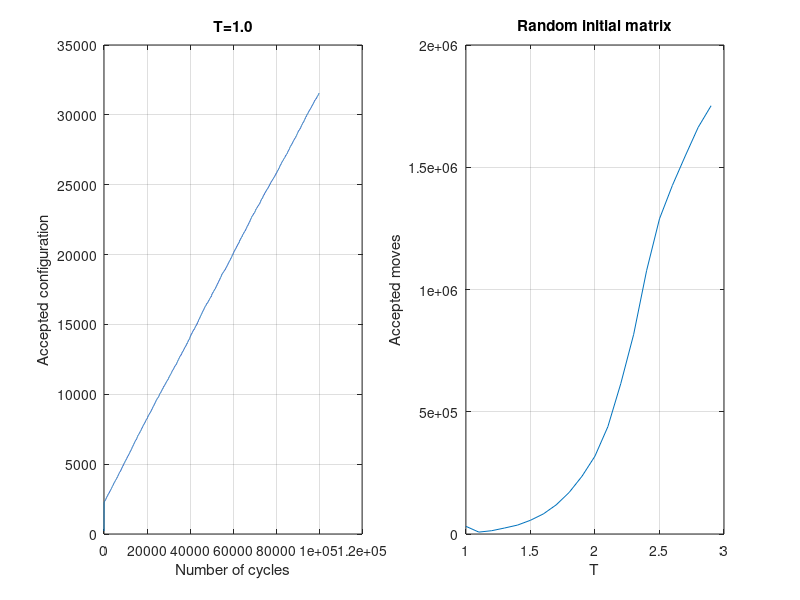
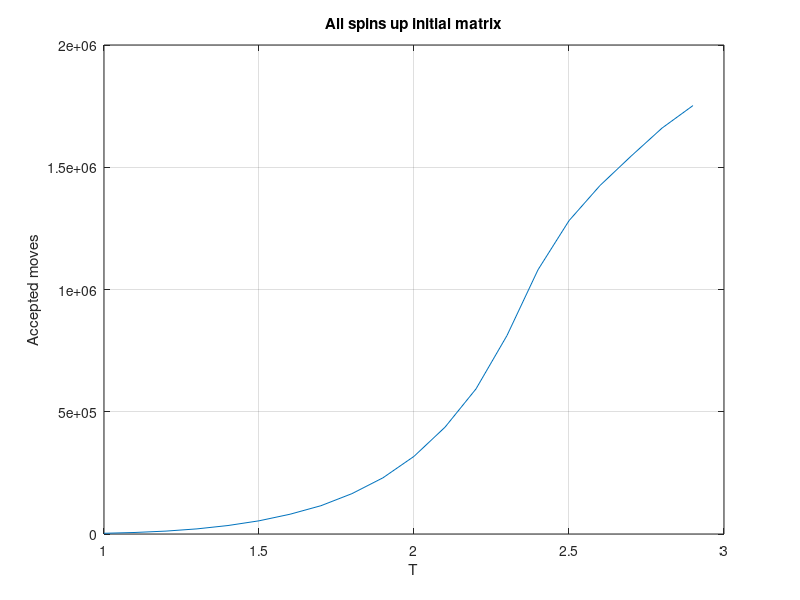
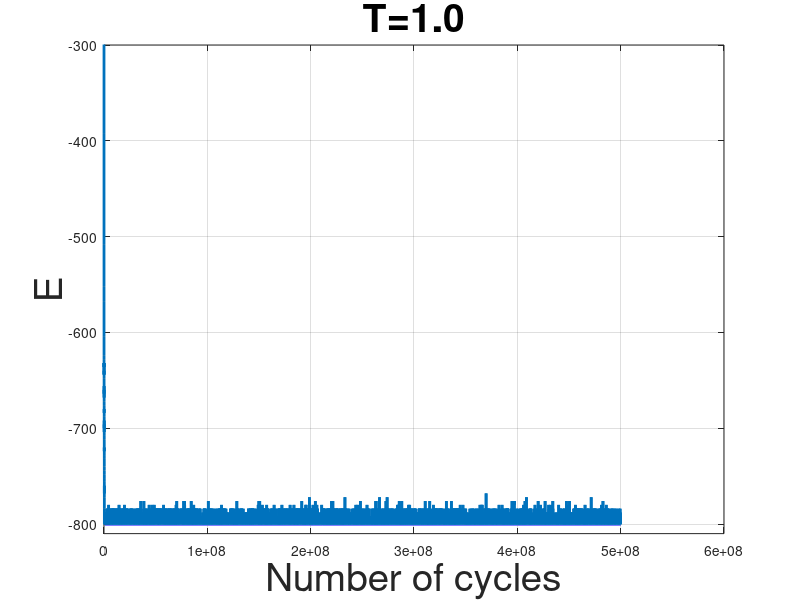
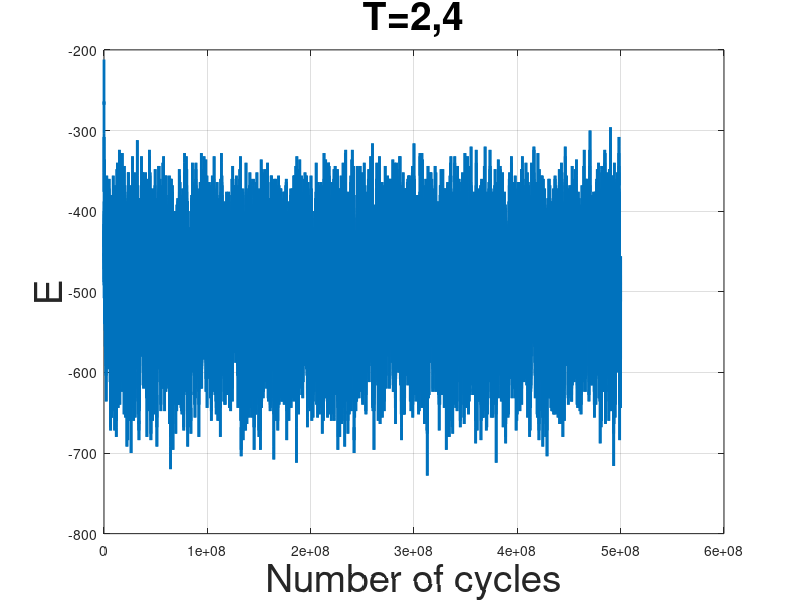

Reproduce these figures in MATLAB, in order. (Note: this script raises an error after producing the figures.)
%% load files 
clc
close all
clear all
A1=load('acceptanceMCrandom1.000000.txt');
A2=load('acceptanceMCrandom2.400000.txt');

A3=load('acceptanceMCup1.000000.txt');
A4=load('acceptanceMCup2.400000.txt');

a=load('TempAcceptanceRandom.txt');
b=load('TempAcceptanceUp.txt');

E1=load('energy1.000000.txt');
E24=load('energy2.400000.txt');

M1=load('magnetization1.000000.txt');
M24=load('magnetization2.400000.txt');


%% acceptance random for t=1.0 an t=2.4
cycles1=linspace(1,length(A1),length(A1));
subplot(1,2,1)
plot(cycles1,A1)
title('T=1.0');
xlabel('Number of cycles')
ylabel('Accepted configuration')
grid on
subplot(1,2,2)
plot (cycles1,A2)
title('T=2.4')
xlabel('Number of cycles')
ylabel('Accepted configuration')
grid on




%% acceptance ordered for t=1.0 and t=2.4
cycles2=linspace(1,length(A3),length(A3));
subplot(1,2,1)
plot(cycles2,A3);
title('T=1.0');
xlabel('Number of cycles')
ylabel('Accepted configuration')
grid on
subplot(1,2,2)
plot(cycles2,A4)
title('T=2.4');
xlabel('Number of cycles')
ylabel('Accepted configuration')
grid on


%% acceptance vs temperature



figure(1)
plot(a(:,1),a(:,2));
title('Random initial matrix')
xlabel('T')
ylabel('Accepted moves')
grid on


figure(2)
plot(b(:,1),b(:,2));
title('All spins up initial matrix')
xlabel('T')
ylabel('Accepted moves')
grid on 

%% energyplots for t=1.0 and t=2.4

cyclesE1=linspace(1,length(E1),length(E1))*5000;
cyclesE24=linspace(1,length(E24),length(E24))*5000;

figure(3)

plot(cyclesE1,E1,'linewidth',2)
title('T=1.0', 'fontsize',28)
xlabel('Number of cycles', 'fontsize',28)
ylabel('E','fontsize',28)
ylim([-810,-300])
grid on

figure(4)

plot(cyclesE24,E24,'linewidth',2)
title('T=2,4','fontsize',28)
xlabel('Number of cycles','fontsize',28)
ylabel('E','fontsize',28)
 
grid on





%%
figure(5)

%M1=abs(M1);
plot(cyclesE1,M1,'linewidth',2)
title('T=1.0','fontsize',28)
xlabel('Number of cycles','fontsize',28)
ylabel('M','fontsize',28)

grid on


figure(6)

%M24=abs(M24);
plot(cyclesE24,M24,'linewidth',2);
title('T=2.4','fontsize',28);
xlabel('number of cycles','fontsize',28)
ylabel('M','fontsize',28)
grid on


%% number of appeareances per energy 
E1=load('energy1.000000.txt');
E125=load('energy1.250000.txt');
E15=load('energy1.500000.txt');
E175=load('energy1.750000.txt');
E2=load('energy2.000000.txt');
E225=load('energy2.250000.txt');
E25=load('energy2.500000.txt');
E275=load('energy2.750000.txt');
E3=load('energy3.000000.txt');


edges1 = unique(E1);
edges125 = unique(E125);
edges15 = unique(E15);
edges175 = unique(E175);
edges2 = unique(E2);
edges225 = unique(E225);
edges25 = unique(E25);
edges275 = unique(E275);
edges3 = unique(E3);


counts1 = histc(E1(:), edges1);
counts125 = histc(E125(:), edges125);
counts15 = histc(E15(:), edges15);
counts175 = histc(E175(:), edges175);
counts2 = histc(E2(:), edges2);
counts225 = histc(E225(:), edges225);
counts25 = histc(E25(:), edges25);
counts275 = histc(E275(:), edges275);
counts3 = histc(E3(:), edges3);



figure(7)
hold all
plot (edges1,counts1,'linewidth',2);
plot (edges125,counts125,'linewidth',2);
plot (edges15,counts15,'linewidth',2);
plot (edges175,counts175,'linewidth',2);
plot (edges2,counts2,'linewidth',2);
plot (edges225,counts225,'linewidth',2);
plot (edges25,counts25,'linewidth',2);
plot (edges275,counts275,'linewidth',2);
plot (edges3,counts3,'linewidth',2);
title('Random initial matrix for varying temperature','fontsize',28)
l=legend('1.0','1.25','1.5','1.75','2.0','2,25','2,5','2.75','3.0')
l.FontSize=28;
ylabel('number of occurences')
xlabel('Energy')
grid on
xlim([-800,-100])

skwedd=skewness(E225);
Skrfgqw=skewness(275)
%%
E24=load('energy2.400000.txt');
edges24 = unique(E24);
counts24 = histc(E24(:), edges24);


figure(8)
plot (edges24,counts24,'linewidth',2);
title('T=2.4')
xlabel('Energy')
ylabel('number of occurances')

meanE= mean(E24)
medaiE=median(E24)
skew=skewness(E24)


%% Energy RANDOM matrix
E24=load('CumEnergyRAND2.400000.txt');
E1=load('CumEnergyRAND1.000000.txt');
UE24=load('CumEnergyUP2.400000.txt');
UE1=load('CumEnergyUP1.000000.txt');


avg1=E1(:,2)./E1(:,1);
avg24=E24(:,2)./E24(:,1);
Uavg1=UE1(:,2)./UE1(:,1);
Uavg24=UE24(:,2)./UE24(:,1);

figure(9)
hold on
plot(E1(:,1),avg1,'linewidth',2);
plot(UE1(:,1),Uavg1,'linewidth',2);
title('Average energy when T=1.0','fontsize',28)
xlabel('Monte carlo cycles','fontsize',28);
ylabel('Average Energy','fontsize',28)
p=legend('Random Matrix','Up matrix')
ylim([-810,-200])
p.FontSize=28;
grid on

figure(10)
hold on
plot(E24(:,1),avg24,'linewidth',2);
plot(UE24(:,1),Uavg24,'linewidth',2);
title('Average energy when T=2.4','fontsize',28)
xlabel('Monte carlo cycles','fontsize',28);
ylabel('Average Energy','fontsize',28)
l=legend('Random Matrix','Up matrix')
l.FontSize=28;
grid on

%% magnetization RAND and UP matrix
UM24=load('CumMagneUP2.400000.txt');
UM1=load('CumMagneUP1.000000.txt');
M24=load('CumMagneRAND2.400000.txt');
M1=load('CumMagneRAND1.000000.txt');



avgM1=(M1(:,2)./M1(:,1));
avgM24=M24(:,2)./M24(:,1);
UavgM1=(UM1(:,2)./UM1(:,1));
UavgM24=UM24(:,2)./UM24(:,1);


figure(11)
hold on
plot(M1(:,1),avgM1,'linewidth',2);
plot(UM1(:,1),UavgM1,'linewidth',2);
title('Average absolute magnetization when T=1.0','fontsize',28)
p=legend('Random Matrix','Up matrix')
p.FontSize=28;
xlabel('Monte carlo cycles','fontsize',28);
ylabel('Average Absolute magnetization','fontsize',28)
ylim([50,410])
grid on

figure(12)
hold on
plot(M24(:,1),avgM24,'linewidth',2);
plot(UM24(:,1),UavgM24,'linewidth',2);
title('Average absolute magnetization when T=2.4','fontsize',28)
l=legend('Random Matrix','Up matrix')
l.FontSize=28;
xlabel('Monte carlo cycles','fontsize',28);
ylabel('Average Absolute magnetization','fontsize',28)
grid on


%% Magnetization up matrix
UM24=load('CumMagneUP2.400000.txt');
UM1=load('CumMagneUP1.000000.txt');



UavgM1=(UM1(:,2)./UM1(:,1));
UavgM24=UM24(:,2)./UM24(:,1);

figure(15)
plot(UM1(:,1),UavgM1,'linewidth',2);
title('Average absolute magnetization when T=1.0','fontsize',28)
xlabel('Monte carlo cycles','fontsize',28);
ylabel('Absolute magnetizm','fontsize',28)
grid on

figure(16)
plot(UM24(:,1),UavgM24,'linewidth',2);
title('Average absolute magnetization when T=2.4','fontsize',28)
xlabel('Monte carlo cycles','fontsize',28);
ylabel('Absolute magnetism','fontsize',28)
grid on


%% Energy UP matrix


UE1(1,2)=UE1(1,2)/100;
UE24(1,2)=UE24(1,2)/100;

Uavg1=UE1(:,2)./UE1(:,1);
Uavg24=UE24(:,2)./UE24(:,1);

figure(13)
plot(UE1(:,1),Uavg1,'linewidth',2);
title('Average energy when T=1.0','fontsize',28)
xlabel('Monte carlo cycles','fontsize',28);
ylabel('Energy','fontsize',28)
grid on

figure(14)
plot(UE24(:,1),Uavg24,'linewidth',2);
title('Average energy when T=2.4','fontsize',28)
xlabel('Monte carlo cycles','fontsize',28);
ylabel('Energy','fontsize',28)
grid on










